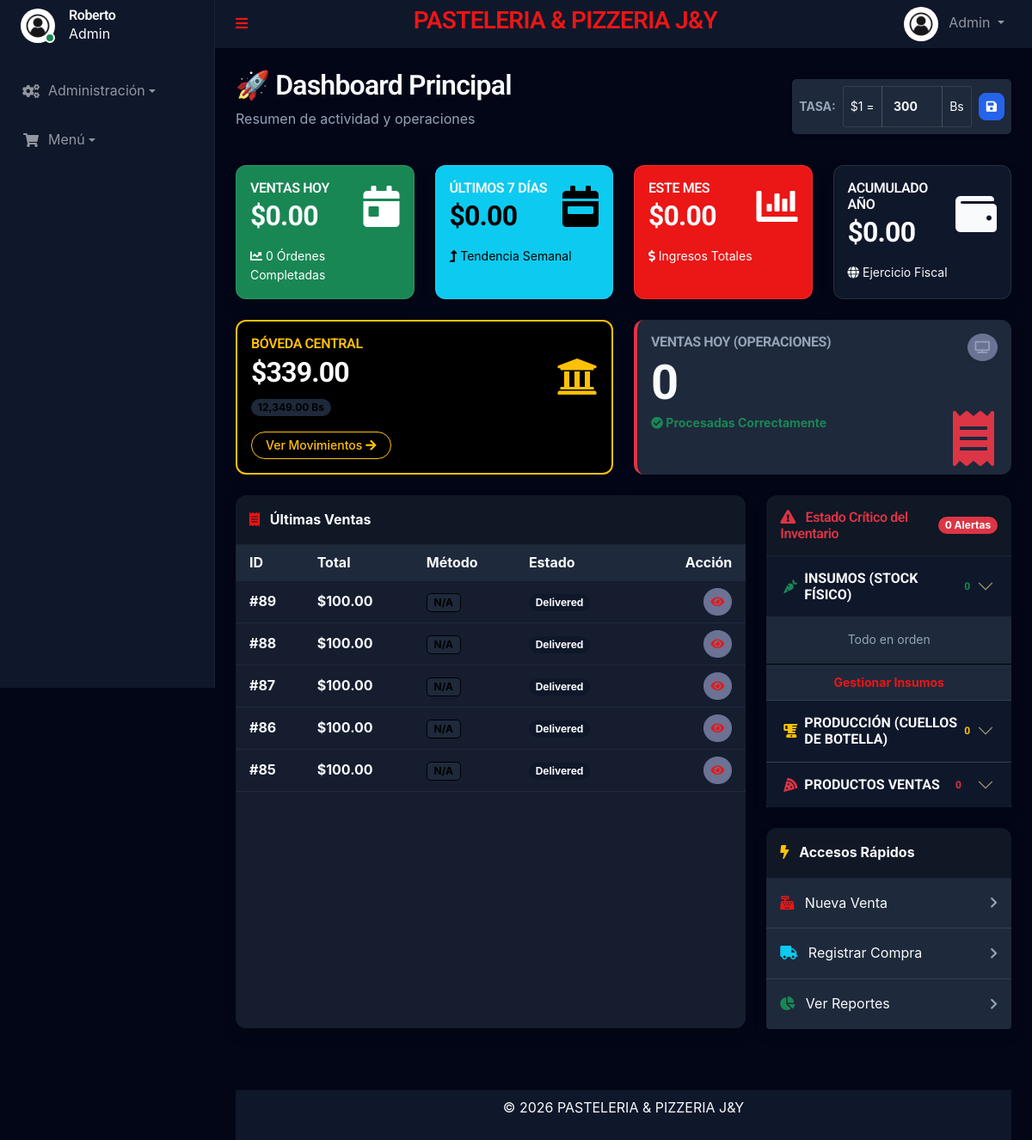
/admin/index.php (signed in), run on an earlier commit of the app's database.
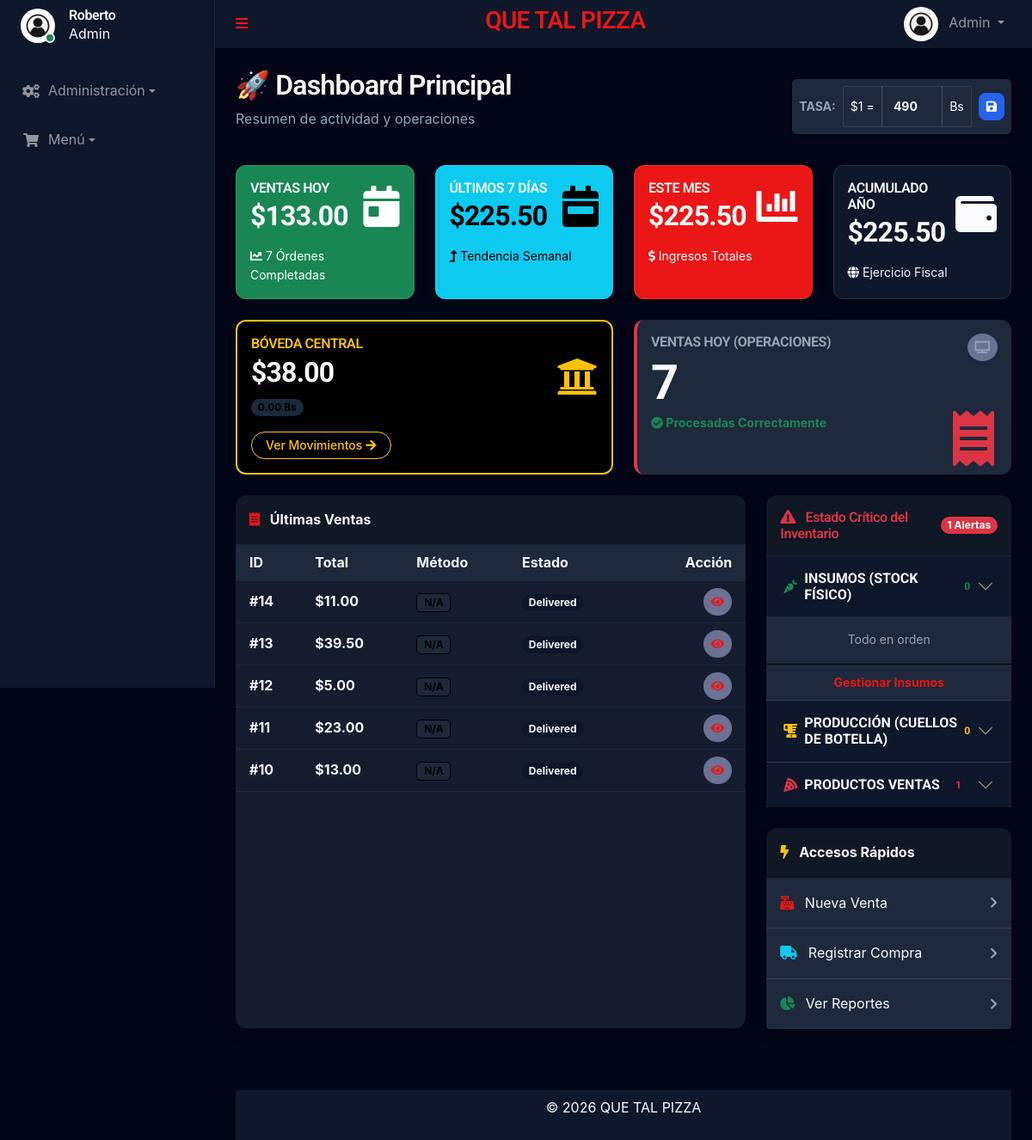
And on a later commit of the database.
### tables this page shows
CREATE TABLE `company_vault` (
  `id` int(11) NOT NULL,
  `balance_usd` decimal(12,2) DEFAULT 0.00,
  `balance_ves` decimal(12,2) DEFAULT 0.00,
  `last_updated` timestamp NULL DEFAULT current_timestamp() ON UPDATE current_timestamp()
);

CREATE TABLE `orders` (
  `id` int(11) NOT NULL,
  `user_id` int(11) NOT NULL,
  `total_price` decimal(10,2) NOT NULL,
  `status` enum('pending','paid','preparing','ready','delivered','cancelled') DEFAULT 'pending',
  `consumption_type` enum('dine_in','takeaway','delivery') DEFAULT 'dine_in',
  `shipping_address` text NOT NULL,
  `shipping_method` varchar(100) DEFAULT NULL,
  `tracking_number` varchar(100) DEFAULT NULL,
  `created_at` timestamp NULL DEFAULT current_timestamp(),
  `updated_at` timestamp NULL DEFAULT NULL ON UPDATE current_timestamp()
);

### admin/index.php (the view, shortened to what the changed rows need)
<?php
require_once '../templates/autoload.php';
$currentRate = $config->get('exchange_rate');
$vaultBalance = $vaultManager->getBalance();
$ventasDia = $orderManager->getTotalVentasDia();
$countVentasDia = $orderManager->getCountVentasDia();
$ventasSemana = $orderManager->getTotalVentasSemana();
$ventasMes = $orderManager->getTotalVentasMes();
$ventasAnio = $orderManager->getTotalVentasAnio();
$lowProducts = $productManager->getLowStockProducts();
$lowMaterials = $rawMaterialManager->getLowStockMaterials();
$lowManufactured = $productionManager->getLowStockManufactured();
$stockCritico = count($lowProducts) + count($lowMaterials) + count($lowManufactured);
$ultimasVentas = $orderManager->getUltimosPedidos(5);
require_once '../templates/header.php';
?>
<div class="container-fluid mt-4 px-4">
    <div class="d-flex justify-content-between align-items-center mb-4">
        <div>
            <h2>🚀 Dashboard Principal</h2>
        </div>
        <form method="POST" class="d-flex gap-2 bg-white p-2 rounded shadow-sm align-items-center">
            <div class="input-group input-group-sm" style="width: 150px;">
                <span class="input-group-text bg-light border-0">$1 =</span>
                <input type="number" step="0.01" name="new_exchange_rate"
                    class="form-control border-0 bg-light fw-bold text-center" value="<?= $currentRate ?>">
                <span class="input-group-text bg-light border-0">Bs</span>
            </div>
        </form>
    </div>
    <div class="row g-4 mb-4">
        <div class="col-xl-3 col-md-6">
            <div class="card bg-success text-white h-100 shadow">
                <div class="card-body">
                    <div class="d-flex justify-content-between align-items-center">
                        <div>
                            <h6 class="text-uppercase mb-1 opacity-75">Ventas Hoy</h6>
                            <h2 class="mb-0 fw-bold">$<?= number_format($ventasDia, 2) ?></h2>
                        </div>
                        <i class="fa fa-calendar-day fa-3x opacity-25"></i>
                    </div>
                    <div class="small mt-3 opacity-75">
                        <i class="fa fa-chart-line"></i> <?= $countVentasDia ?> Órdenes Completadas
                    </div>
                </div>
            </div>
        </div>
        <div class="col-xl-3 col-md-6">
            <div class="card bg-info text-white h-100 shadow">
                <div class="card-body">
                    <div class="d-flex justify-content-between align-items-center">
                        <div>
                            <h6 class="text-uppercase mb-1 opacity-75">Últimos 7 Días</h6>
                            <h2 class="mb-0 fw-bold">$<?= number_format($ventasSemana, 2) ?></h2>
                        </div>
                    </div>
                </div>
            </div>
        </div>
        <div class="col-xl-3 col-md-6">
            <div class="card bg-primary text-white h-100 shadow">
                <div class="card-body">
                    <div class="d-flex justify-content-between align-items-center">
                        <div>
                            <h6 class="text-uppercase mb-1 opacity-75">Este Mes</h6>
                            <h2 class="mb-0 fw-bold">$<?= number_format($ventasMes, 2) ?></h2>
                        </div>
                    </div>
                </div>
            </div>
        </div>
        <div class="col-xl-3 col-md-6">
            <div class="card bg-secondary text-white h-100 shadow">
                <div class="card-body">
                    <div class="d-flex justify-content-between align-items-center">
                        <div>
                            <h6 class="text-uppercase mb-1 opacity-75">Acumulado Año</h6>
                            <h2 class="mb-0 fw-bold">$<?= number_format($ventasAnio, 2) ?></h2>
                        </div>
                    </div>
                </div>
            </div>
        </div>
    </div>
    <div class="row g-4 mb-4">
        <div class="col-xl-6 col-md-6">
            <div class="card bg-dark text-white h-100 shadow border-2 border-warning">
                <div class="card-body">
                    <div class="d-flex justify-content-between align-items-center">
                        <div>
                            <h6 class="text-uppercase mb-1 text-warning">Bóveda Central</h6>
                            <h2 class="mb-0 fw-bold text-white">$<?= number_format($vaultBalance['balance_usd'], 2) ?>
                            </h2>
                            <div class="mt-2">
                                <span class="badge bg-light text-dark rounded-pill">
                                    <?= number_format($vaultBalance['balance_ves'], 2) ?> Bs
                                </span>
                            </div>
                        </div>
                    </div>
                </div>
            </div>
        </div>
        <div class="col-xl-6 col-md-6">
            <div class="card bg-white h-100 shadow border-0 border-start border-4 border-danger">
                <div class="card-body">
                    <div class="d-flex justify-content-between align-items-start">
                        <div>
                            <h6 class="text-uppercase text-muted fw-bold mb-1">Ventas Hoy (Operaciones)</h6>
                            <h1 class="display-4 fw-bold text-dark mb-0"><?= $countVentasDia ?></h1>
                            <span class="text-success small fw-bold"><i class="fa fa-check-circle"></i> Procesadas
                                Correctamente</span>
                        </div>
                    </div>
                </div>
            </div>
        </div>
    </div>
    <div class="row g-4 mb-5">
        <div class="col-lg-8">
            <div class="card shadow h-100 border-0">
                <div class="table-responsive">
                    <table class="table table-hover mb-0 align-middle">
                        <thead class="bg-light">
                            <tr>
                                <th class="border-0 ps-3">ID</th>
                                <th class="border-0">Total</th>
                                <th class="border-0">Método</th>
                                <th class="border-0">Estado</th>
                                <th class="border-0 text-end pe-3">Acción</th>
                            </tr>
                        </thead>
                        <tbody>
                            <?php foreach ($ultimasVentas as $venta): ?>
                                <tr>
                                    <td class="fw-bold ps-3">#<?= $venta['id'] ?></td>
                                    <td class="text-success fw-bold">$<?= number_format($venta['total_price'], 2) ?></td>
                                    <td><span
                                            class="badge bg-light text-dark border"><?= $venta['payment_method'] ?? 'N/A' ?></span>
                                    </td>
                                    <td>
                                        <?php
                                        $statusClass = match ($venta['status']) {
                                            'paid' => 'bg-success',
                                            'pending' => 'bg-warning text-dark',
                                            'cancelled' => 'bg-danger',
                                            default => 'bg-secondary'
                                        };
                                        $statusLabel = match ($venta['status']) {
                                            'paid' => 'Pagado',
                                            'pending' => 'Pendiente',
                                            'cancelled' => 'Cancelado',
                                            default => ucfirst($venta['status'])
                                        };
                                        ?>
                                        <span class="badge <?= $statusClass ?> rounded-pill"><?= $statusLabel ?></span>
                                    </td>
                                    <td class="text-end pe-3">
                                        <a href="ver_venta.php?id=<?= $venta['id'] ?>"
                                            class="btn btn-sm btn-light text-primary rounded-circle">
                                            <i class="fa fa-eye"></i>
                                        </a>
                                    </td>
                                </tr>
                            <?php endforeach; ?>
                        </tbody>
                    </table>
                </div>
            </div>
        </div>
        <div class="col-lg-4">
            <div class="card shadow mb-4 border-0">
                <div class="card-header bg-white py-3 border-bottom d-flex justify-content-between align-items-center">
                    <h6 class="m-0 font-weight-bold text-danger"><i class="fa fa-exclamation-triangle me-2"></i> Estado Crítico del Inventario</h6>
                    <span class="badge bg-danger rounded-pill"><?= $stockCritico ?> Alertas</span>
                </div>
                <div class="card-body p-0">
                    <div class="accordion accordion-flush" id="accordionStock">
                        <div class="accordion-item">
                            <h2 class="accordion-header">
                                <button class="accordion-button collapsed fw-bold text-muted small text-uppercase" type="button" data-bs-toggle="collapse" data-bs-target="#flush-collapseOne">
                                    <i class="fa fa-carrot me-2 text-success"></i> Insumos (Stock Físico)
                                    <span class="badge bg-success-subtle text-success ms-auto"><?= count($lowMaterials) ?></span>
                                </button>
                            </h2>
                        </div>
                        <div class="accordion-item">
                            <h2 class="accordion-header">
                                <button class="accordion-button collapsed fw-bold text-muted small text-uppercase" type="button" data-bs-toggle="collapse" data-bs-target="#flush-collapseTwo">
                                    <i class="fa fa-blender me-2 text-warning"></i> Producción (Cuellos de Botella)
                                    <span class="badge bg-warning-subtle text-warning ms-auto"><?= count($lowManufactured) ?></span>
                                </button>
                            </h2>
                        </div>
                        <div class="accordion-item">
                            <h2 class="accordion-header">
                                <button class="accordion-button collapsed fw-bold text-muted small text-uppercase" type="button" data-bs-toggle="collapse" data-bs-target="#flush-collapseThree">
                                    <i class="fa fa-pizza-slice me-2 text-danger"></i> Productos Ventas
                                    <span class="badge bg-danger-subtle text-danger ms-auto"><?= count($lowProducts) ?></span>
                                </button>
                            </h2>
                        </div>
                    </div>
                </div>
            </div>
        </div>
    </div>
</div>
<?php require_once '../templates/footer.php'; ?>

### templates/header.php (shortened to what the changed rows need)
<!DOCTYPE html>
<html lang="es">
<head>
    <link href="https://cdnjs.cloudflare.com/ajax/libs/font-awesome/5.10.0/css/all.min.css" rel="stylesheet">
    <link href="https://cdn.jsdelivr.net/npm/bootstrap-icons@1.4.1/font/bootstrap-icons.css" rel="stylesheet">
    <link href="https://cdn.jsdelivr.net/npm/select2@4.1.0-rc.0/dist/css/select2.min.css" rel="stylesheet" />
    <link href="../lib/owlcarousel/assets/owl.carousel.min.css" rel="stylesheet">
    <link href="../lib/tempusdominus/css/tempusdominus-bootstrap-4.min.css" rel="stylesheet" />
    <link href="../css/bootstrap.min.css" rel="stylesheet">
    <link href="../css/style.css" rel="stylesheet">
</head>
<body>
    <div class="container-fluid position-relative d-flex p-0">
        <div class="content">
            <nav class="navbar navbar-expand bg-secondary navbar-dark sticky-top px-4 py-0">
                <div class="navbar-nav align-items-center ms-auto">
                    <a href="index.html" class="navbar-brand mx-8 mb-8">
                        <h3 class="text-primary"><? echo $GLOBALS['site_name']; ?></h3>
                    </a>
                </div>
            </nav>

### templates/footer.php (shortened to what the changed rows need)
<div class="container-fluid sticky-down pt-4 px-4">
  <footer>
    <nav class="navbar justify-content-center navbar-expand bg-secondary navbar-dark sticky-down px-10 py-10  ">
      &copy; <?php echo date("Y"); ?> <?php echo htmlspecialchars($config->get('site_name')); ?>
    </nav>
    <nav class="navbar justify-content-center navbar-expand bg-secondary navbar-dark sticky-down px-2 py-2  ">
    </nav>
  </footer>
</div>
</div>
</div>
</body>
</html>

What changed in the data, as far as the page shows it:
removed orders: id "89", total_price "100.00", payment_method "N/A", status "Delivered"
removed orders: id "88", total_price "100.00", payment_method "N/A", status "Delivered"
removed orders: id "87", total_price "100.00", payment_method "N/A", status "Delivered"
removed orders: id "86", total_price "100.00", payment_method "N/A", status "Delivered"
removed orders: id "85", total_price "100.00", payment_method "N/A", status "Delivered"
changed company_vault: balance_usd "339.00" → "38.00"; balance_ves "12,349.00" → "0.00"
added orders: id "14", total_price "11.00", payment_method "N/A", status "Delivered"
added orders: id "13", total_price "39.50", payment_method "N/A", status "Delivered"
added orders: id "12", total_price "5.00", payment_method "N/A", status "Delivered"
added orders: id "11", total_price "23.00", payment_method "N/A", status "Delivered"
added orders: id "10", total_price "13.00", payment_method "N/A", status "Delivered"
Also different on the page:
$GLOBALS['site_name']: "PASTELERIA & PIZZERIA J&Y" → "QUE TAL PIZZA"
form field new_exchange_rate: "300" → "490"
$ventasDia: "0.00" → "133.00"
$countVentasDia: "0" → "7"
$ventasSemana: "0.00" → "225.50"
$ventasMes: "0.00" → "225.50"
$ventasAnio: "0.00" → "225.50"
$stockCritico: "0" → "1"
count($lowProducts): "0" → "1"
$config->get('site_name'): "PASTELERIA & PIZZERIA J&Y" → "QUE TAL PIZZA"
